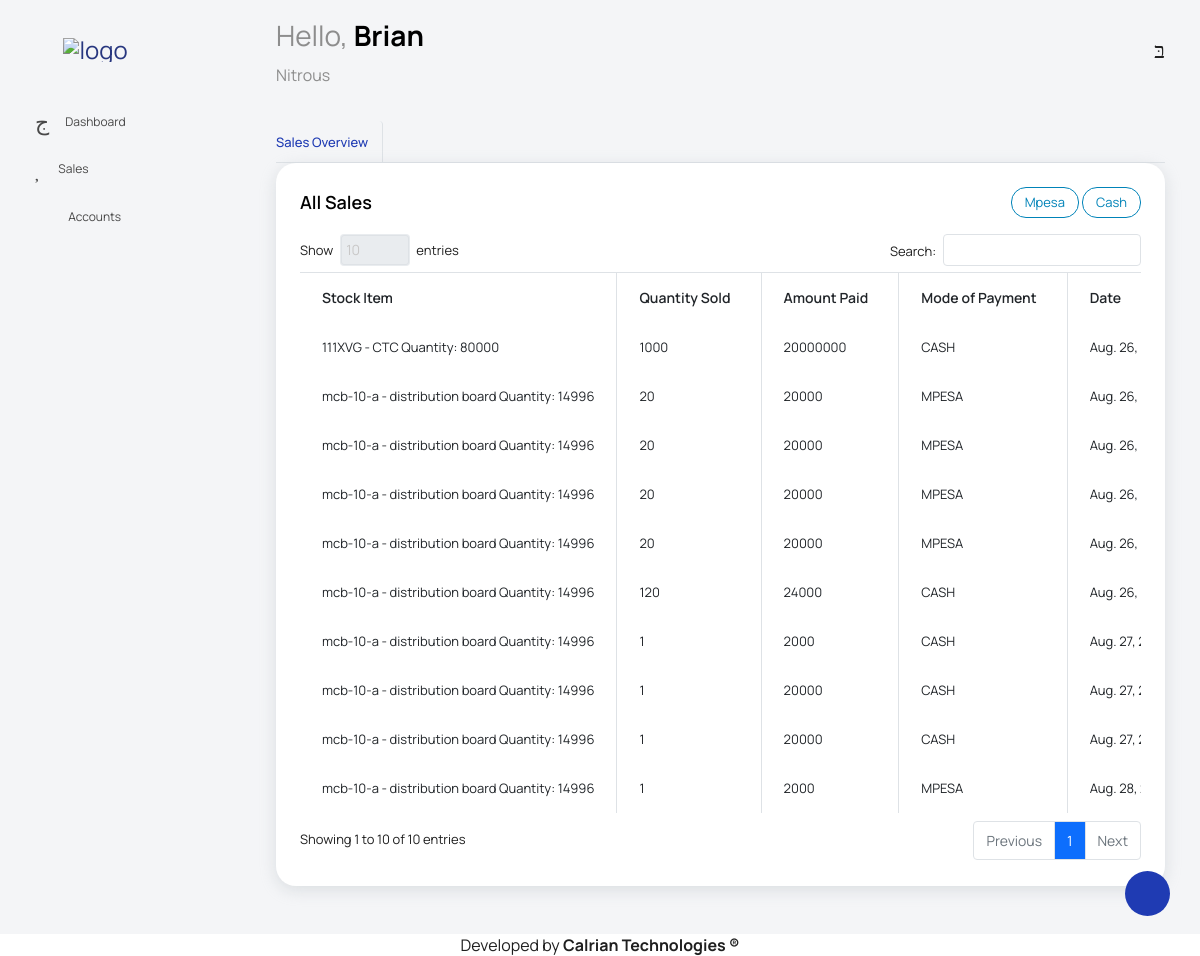
Screenshot of /sale/all/ (signed in) with the database file from the repository.
### shop/models.py (models this page shows, shortened)
class Sale(models.Model):
    CASH = 'CASH'
    MPESA = 'MPESA'
    MODE_CHOICES = [
        (CASH, 'Cash'),
        (MPESA, 'M-Pesa')
    ]
    first_name = models.CharField(max_length=30)
    last_name = models.CharField(max_length = 30)
    item = models.ForeignKey(Stock, on_delete=models.CASCADE)
    quantity = models.PositiveIntegerField()
    amount_paid = models.PositiveIntegerField()
    mode_of_payment = models.CharField(max_length=5, choices=MODE_CHOICES)
    date = models.DateTimeField(auto_now_add=True)

class Stock(models.Model):
    item = models.OneToOneField(Item, on_delete=models.CASCADE, primary_key=True)
    quantity = models.PositiveIntegerField()
    selling_price =models.PositiveIntegerField()
    date = models.DateTimeField(auto_now_add=True)
    def __str__(self):
        return f'{self.item} Quantity: {self.quantity}'

class Item(models.Model):
    code = models.CharField(max_length=20,null=False)
    name = models.CharField(max_length=20)
    category = models.ForeignKey(Category, on_delete=models.CASCADE)
    unit_price = models.PositiveIntegerField()
    def __str__(self):
        return f'{self.code} - {self.name}'

### shop/views.py (the view)
# urls.py: path('sale/<str:sale_status>/', SaleListView.as_view(), name='sales'),
class SaleListView(LoginRequiredMixin, View):
    def get(self, request,sale_status):
        if sale_status == 'all':
            sales = Sale.objects.all()
        elif sale_status == 'mpesa':
            sales = Sale.objects.filter(mode_of_payment='MPESA')
        elif sale_status == 'cash':
            sales = Sale.objects.filter(mode_of_payment='CASH' )
        context = {
            'sales': sales,
            'sale_status':sale_status,
        }
        return render(request, 'shop/sale_list.html', context)

### shop/templates/shop/sale_list.html (shortened to what this page needs)
{% extends 'shop/index.html' %}
{% load static %}
{% block content %}
  <div class="main-panel">
    <div class="content-wrapper">
      <div class="row">
        <div class="col-sm-12">
          <div class="home-tab">
            <div class="d-sm-flex align-items-center justify-content-between border-bottom">
              <ul class="nav nav-tabs" role="tablist">
                <li class="nav-item">
                  <a class="nav-link active ps-0" id="home-tab" data-bs-toggle="tab" href="#overview" role="tab" aria-controls="overview" aria-selected="true">Sales Overview</a>
                </li>
              </ul>
              </div>
            </div>
            <div class="row">
              <div class="col d-flex flex-column">
                <div class="row flex-grow">
                  <div class="col-lg-12 grid-margin stretch-card">
                    <div class="card">
                      <div class="card-body overflow-auto">
                         <div style="display: flex; justify-content: space-between; align-items: center;">
                        <h4 class="card-title" style="margin: 0;">
                          {% if sale_status == 'all' %}
                            All Sales
                          {% elif sale_status == 'mpesa' %}
                            Mpesa Sales
                          {% elif sale_status == 'cash' %}
                            Cash Sales
                          {% endif %}
                        </h4>
                        <div>
                          {% if sale_status != 'mpesa' %}
                            <a class="btn btn-outline-info btn-sm " href="{% url 'shop:sales' sale_status='mpesa' %}">Mpesa</a>
                          {% endif %}
                          {% if sale_status != 'cash' %}
                            <a class="btn btn-outline-info btn-sm" href="{% url 'shop:sales' sale_status='cash' %}">Cash</a>
                          {% endif %}
                          </div>
                        </div>
                        <div class="table-responsive pt-3">
                          <table class="table table-bordered" id="dataTable" width="100%" cellspacing="0">
                            <thead>
                              <tr>
                                <th>Stock Item</th>
                                <th>Quantity Sold</th>
                                <th>Amount Paid</th>
                                <th>Mode of Payment</th>
                                <th>Date</th>
                              </tr>
                            </thead>
                            <tbody>
                              {% for sale in sales %}
                                <tr>
                                  <td>{{ sale.item }}</td>
                                  <td>{{ sale.quantity}}</td>
                                  <td>{{sale.amount_paid}}</td>
                                  <td>{{sale.mode_of_payment}}</td>
                                  <td>{{sale.date}}</td>
                                </tr>
                              {% endfor %}
                            </tbody>
                          </table>
                        </div>
                      </div>
                    </div>
                  </div>
                </div>
              </div>
            </div>
          </div>
        </div>
      </div>
    </div>
  </div>
{% endblock %}

### shop/templates/shop/index.html (shortened to what this page needs)
<!DOCTYPE html>
{% load static %}
<html lang="en">
<head>
  <link rel="stylesheet" href="{%static '/css/main.css'%}">
  <link rel="stylesheet" href="{%static 'vendors/feather/feather.css'%}">
  <link rel="stylesheet" href="{%static 'vendors/mdi/css/materialdesignicons.min.css'%}">
  <link rel="stylesheet" href="{%static 'vendors/ti-icons/css/themify-icons.css'%}">
  <link rel="stylesheet" href="{%static 'vendors/typicons/typicons.css'%}">
  <link rel="stylesheet" href="{%static 'vendors/simple-line-icons/css/simple-line-icons.css'%}">
  <link rel="stylesheet" href="{%static 'vendors/css/vendor.bundle.base.css'%}">
  <link rel="stylesheet" href="{%static 'vendors/datatables/dataTables.bootstrap4.css'%}">
  <link rel="stylesheet" href="{%static 'js/select.dataTables.min.css'%}">
  <link rel="stylesheet" href="{%static 'css/vertical-layout-light/style.css'%}">
</head>
<body>
  <div class="container-scroller">
  <nav class="navbar default-layout col-lg-12 col-12 p-0 fixed-top d-flex align-items-top flex-row">
    <div class="text-center navbar-brand-wrapper d-flex align-items-center justify-content-start">
        <div class="me-3">
            <button class="navbar-toggler navbar-toggler align-self-center" type="button" data-bs-toggle="minimize">
                <span class="icon-menu"></span>
            </button>
        </div>
        <div>
            <a class="navbar-brand brand-logo" href="{% url 'shop:home' %}">
                <img src="{% static 'images/l' %}" alt="logo" />
            </a>
        </div>
    </div>
    <div class="navbar-menu-wrapper d-flex align-items-top">
        <ul class="navbar-nav">
            <li class="nav-item font-weight-semibold d-none d-lg-block ms-0">
                <h1 class="welcome-text">Hello, <span class="text-black fw-bold">{% firstof user.get_short_name user.get_username %}</span></h1>
                <h3 class="welcome-sub-text">Nitrous</h3>
            </li>
        </ul>
        <ul class="navbar-nav ms-auto">
            <li class="nav-item dropdown d-none d-lg-block user-dropdown">
                <a class="nav-link" id="UserDropdown" href="#" data-bs-toggle="dropdown" aria-expanded="false">
                    <i class="mdi mdi-account-circle-outline icon-lg"></i>
                </a>
            </li>
        </ul>
    </div>
</nav>
    <div class="container-fluid page-body-wrapper">
      <div class="theme-setting-wrapper">
        <div id="settings-trigger"><i class="ti-settings"></i></div>
      </div>
      <nav class="sidebar sidebar-offcanvas" id="sidebar">
        <ul class="nav">
          <li class="nav-item">
            <a class="nav-link " href="{%url 'shop:home'%}">
              <i class="mdi mdi-bank-outline menu-icon"></i>
              <span class="menu-title">Dashboard</span>
            </a>
          </li>
          <li class="nav-item">
            <a class="nav-link" data-bs-toggle="collapse" href="#clients" aria-expanded="false" aria-controls="ui-basic">
              <i class="menu-icon mdi mdi-account"></i>
              <span class="menu-title">Sales</span>
              <i class="menu-arrow"></i>
            </a>
          </li>
          <li class="nav-item">
            <a class="nav-link" data-bs-toggle="collapse" href="#shop" aria-expanded="false" aria-controls="ui-basic">
              <i class="menu-icon mdi mdi-wallet"></i>
              <span class="menu-title">Accounts</span>
              <i class="menu-arrow"></i>
            </a>
          </li>
        </ul>
      </nav>
      {% block content %}
      {% endblock  %}
      </div>
    {% include 'shop/footer.html' %}
</body>
</html>

### rows the page displays
Sale: item "111XVG - CTC Quantity: 80000", quantity "1000", amount_paid "20000000", mode_of_payment "CASH", date "Aug. 26,…"
Sale: item "mcb-10-a - distribution board Quantity: 14996", quantity "20", amount_paid "20000", mode_of_payment "MPESA", date "Aug. 26,…"
Sale: item "mcb-10-a - distribution board Quantity: 14996", quantity "20", amount_paid "20000", mode_of_payment "MPESA", date "Aug. 26,…"
Sale: item "mcb-10-a - distribution board Quantity: 14996", quantity "20", amount_paid "20000", mode_of_payment "MPESA", date "Aug. 26,…"
Sale: item "mcb-10-a - distribution board Quantity: 14996", quantity "20", amount_paid "20000", mode_of_payment "MPESA", date "Aug. 26,…"
Sale: item "mcb-10-a - distribution board Quantity: 14996", quantity "120", amount_paid "24000", mode_of_payment "CASH", date "Aug. 26,…"
Sale: item "mcb-10-a - distribution board Quantity: 14996", quantity "1", amount_paid "2000", mode_of_payment "CASH", date "Aug. 27,…"
Sale: item "mcb-10-a - distribution board Quantity: 14996", quantity "1", amount_paid "20000", mode_of_payment "CASH", date "Aug. 27,…"
Sale: item "mcb-10-a - distribution board Quantity: 14996", quantity "1", amount_paid "20000", mode_of_payment "CASH", date "Aug. 27,…"
Sale: item "mcb-10-a - distribution board Quantity: 14996", quantity "1", amount_paid "2000", mode_of_payment "MPESA", date "Aug. 28,…"
